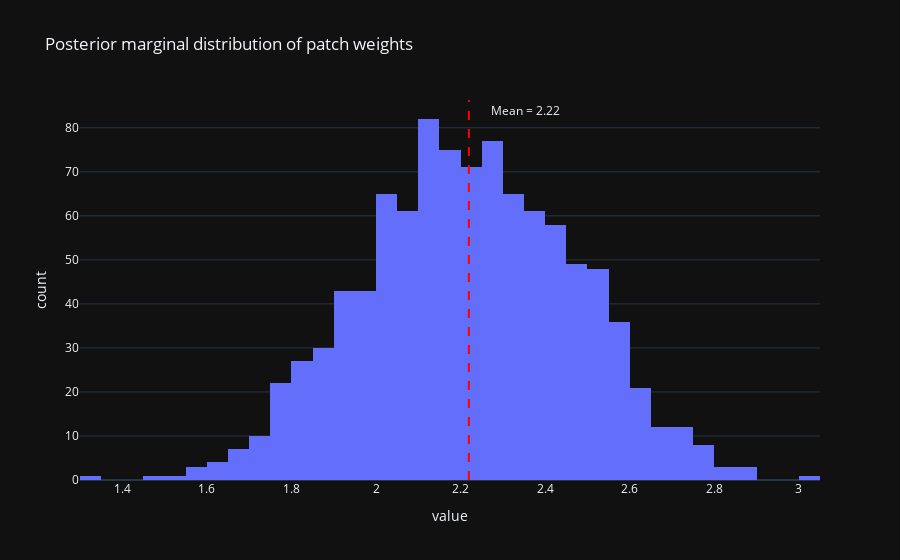

The cell this chart's notebook holds for it:
### Code cell
fig2 = px.histogram(samples["weight_patch"], title="Posterior marginal distribution of patch weights",
             template="plotly_dark")

mean_patch = samples["weight_patch"].mean()


fig2.update_traces(showlegend=False)
fig2.add_vline(x= mean_patch, line_dash="dash", line_color="red", annotation_text=f"Mean = {mean_patch:.2f}", 
               annotation_position="top right", 
              annotation_xshift=20)

### Figure 1 — Plotly figure (JSON) as saved in the notebook; plotly's stock layout.template omitted (floating-point values rounded to 4 significant figures; data arrays with more than 128 entries replaced by an {"elided": "..."} marker saying what was removed)
{"data": [{"alignmentgroup": "True", "bingroup": "x", "hovertemplate": "variable=0<br>value=%{x}<br>count=%{y}<extra></extra>", "legendgroup": "0", "marker": {"color": "#636efa", "pattern": {"shape": ""}}, "name": "0", "offsetgroup": "0", "orientation": "v", "showlegend": false, "type": "histogram", "x": {"elided": "1000 float values"}, "xaxis": "x", "yaxis": "y"}], "layout": {"annotations": [{"showarrow": false, "text": "Mean = 2.22", "x": 2.22, "xanchor": "left", "xref": "x", "xshift": 20, "y": 1, "yanchor": "top", "yref": "y domain"}], "barmode": "relative", "legend": {"title": {"text": "variable"}, "tracegroupgap": 0}, "shapes": [{"line": {"color": "red", "dash": "dash"}, "type": "line", "x0": 2.22, "x1": 2.22, "xref": "x", "y0": 0, "y1": 1, "yref": "y domain"}], "title": {"text": "Posterior marginal distribution of patch weights"}, "xaxis": {"anchor": "y", "domain": [0, 1], "title": {"text": "value"}}, "yaxis": {"anchor": "x", "domain": [0, 1], "title": {"text": "count"}}}}
